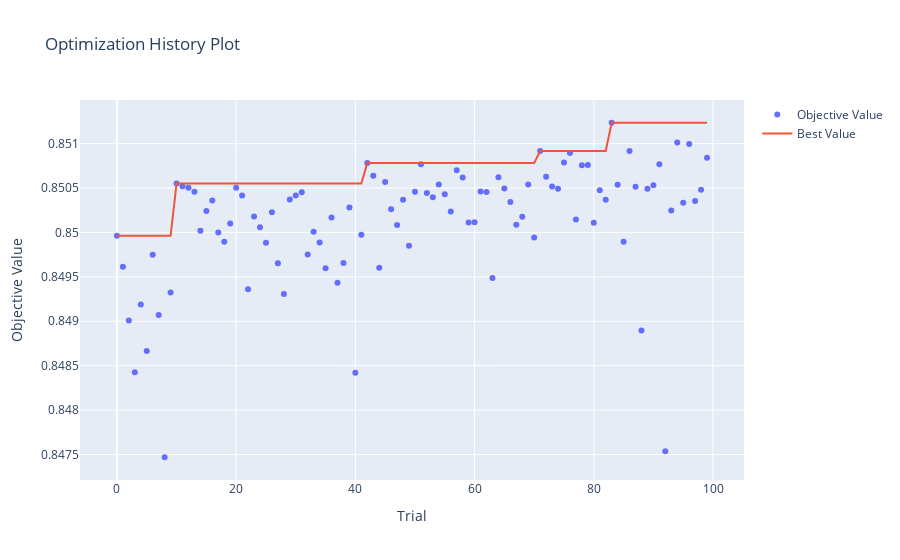

This figure's notebook cell:
### Code cell
optuna.visualization.plot_param_importances(xgb_study)
optuna.visualization.plot_optimization_history(xgb_study)
